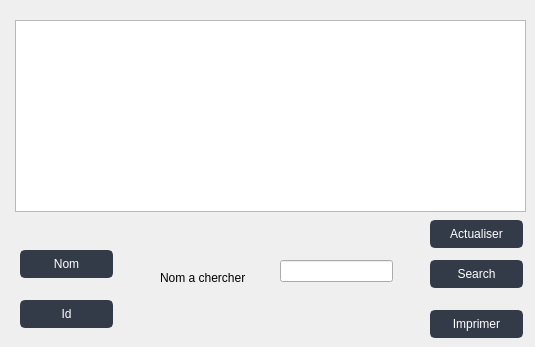
                    <widget class="QWidget" name="tab_15">
                     <attribute name="title">
                      <string>afficher</string>
                     </attribute>
                     <widget class="QTableView" name="tabp">
                      <property name="geometry">
                       <rect>
                        <x>15</x>
                        <y>20</y>
                        <width>511</width>
                        <height>192</height>
                       </rect>
                      </property>
                     </widget>
                     <widget class="QPushButton" name="btn_refreshp">
                      <property name="geometry">
                       <rect>
                        <x>430</x>
                        <y>220</y>
                        <width>93</width>
                        <height>28</height>
                       </rect>
                      </property>
                      <property name="styleSheet">
                       <string notr="true">QPushButton {
	color: rgb(255, 255, 255);
	border: 2px solid rgb(52, 59, 72);
	font: 9pt &quot;Segoe UI&quot;;
	border-radius: 5px;	
	background-color: rgb(52, 59, 72);
}
QPushButton:hover {
	background-color: rgb(57, 65, 80);
	border: 2px solid rgb(61, 70, 86);
	

	background-position: right center;
    background-repeat: no-repeat;
}
QPushButton:pressed {	
	background-color: rgb(35, 40, 49);
	border: 2px solid rgb(43, 50, 61);
}</string>
                      </property>
                      <property name="text">
                       <string>Actualiser</string>
                      </property>
                     </widget>
                     <widget class="QPushButton" name="btn_tri_nom_p">
                      <property name="geometry">
                       <rect>
                        <x>20</x>
                        <y>250</y>
                        <width>93</width>
                        <height>28</height>
                       </rect>
                      </property>
                      <property name="styleSheet">
                       <string notr="true">QPushButton {
	color: rgb(255, 255, 255);
	border: 2px solid rgb(52, 59, 72);
	font: 9pt &quot;Segoe UI&quot;;
	border-radius: 5px;	
	background-color: rgb(52, 59, 72);
}
QPushButton:hover {
	background-color: rgb(57, 65, 80);
	border: 2px solid rgb(61, 70, 86);
	

	background-position: right center;
    background-repeat: no-repeat;
}
QPushButton:pressed {	
	background-color: rgb(35, 40, 49);
	border: 2px solid rgb(43, 50, 61);
}</string>
                      </property>
                      <property name="text">
                       <string>Nom</string>
                      </property>
                     </widget>
                     <widget class="QPushButton" name="btn_tri_id_p">
                      <property name="geometry">
                       <rect>
                        <x>20</x>
                        <y>300</y>
                        <width>93</width>
                        <height>28</height>
                       </rect>
                      </property>
                      <property name="styleSheet">
                       <string notr="true">QPushButton {
	color: rgb(255, 255, 255);
	border: 2px solid rgb(52, 59, 72);
	font: 9pt &quot;Segoe UI&quot;;
	border-radius: 5px;	
	background-color: rgb(52, 59, 72);
}
QPushButton:hover {
	background-color: rgb(57, 65, 80);
	border: 2px solid rgb(61, 70, 86);
	

	background-position: right center;
    background-repeat: no-repeat;
}
QPushButton:pressed {	
	background-color: rgb(35, 40, 49);
	border: 2px solid rgb(43, 50, 61);
}</string>
                      </property>
                      <property name="text">
                       <string>Id</string>
                      </property>
                     </widget>
                     <widget class="QPushButton" name="btn_pdf_p">
                      <property name="geometry">
                       <rect>
                        <x>430</x>
                        <y>310</y>
                        <width>93</width>
                        <height>28</height>
                       </rect>
                      </property>
                      <property name="styleSheet">
                       <string notr="true">QPushButton {
	color: rgb(255, 255, 255);
	border: 2px solid rgb(52, 59, 72);
	font: 9pt &quot;Segoe UI&quot;;
	border-radius: 5px;	
	background-color: rgb(52, 59, 72);
}
QPushButton:hover {
	background-color: rgb(57, 65, 80);
	border: 2px solid rgb(61, 70, 86);
	

	background-position: right center;
    background-repeat: no-repeat;
}
QPushButton:pressed {	
	background-color: rgb(35, 40, 49);
	border: 2px solid rgb(43, 50, 61);
}</string>
                      </property>
                      <property name="text">
                       <string>Imprimer</string>
                      </property>
                     </widget>
                     <widget class="QLabel" name="label_44">
                      <property name="geometry">
                       <rect>
                        <x>160</x>
                        <y>270</y>
                        <width>111</width>
                        <height>16</height>
                       </rect>
                      </property>
                      <property name="text">
                       <string>Nom a chercher</string>
                      </property>
                     </widget>
                     <widget class="QLineEdit" name="lineEdit_6">
                      <property name="geometry">
                       <rect>
                        <x>280</x>
                        <y>260</y>
                        <width>113</width>
                        <height>22</height>
                       </rect>
                      </property>
                     </widget>
                     <widget class="QPushButton" name="btn_rechercher_p">
                      <property name="geometry">
                       <rect>
                        <x>430</x>
                        <y>260</y>
                        <width>93</width>
                        <height>28</height>
                       </rect>
                      </property>
                      <property name="styleSheet">
                       <string notr="true">QPushButton {
	color: rgb(255, 255, 255);
	border: 2px solid rgb(52, 59, 72);
	font: 9pt &quot;Segoe UI&quot;;
	border-radius: 5px;	
	background-color: rgb(52, 59, 72);
}
QPushButton:hover {
	background-color: rgb(57, 65, 80);
	border: 2px solid rgb(61, 70, 86);
	

	background-position: right center;
    background-repeat: no-repeat;
}
QPushButton:pressed {	
	background-color: rgb(35, 40, 49);
	border: 2px solid rgb(43, 50, 61);
}</string>
                      </property>
                      <property name="text">
                       <string>Search</string>
                      </property>
                     </widget>
                    </widget>
